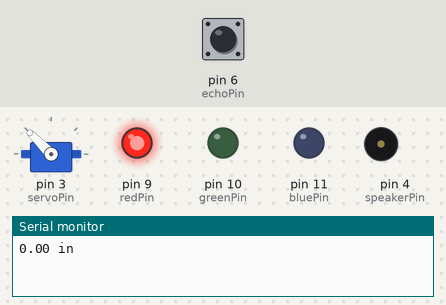
The sketch below on a simulated Arduino Uno, built with avr-gcc and run on an emulated ATmega328P. Parts: servo, output pins drawn as LEDs (lit = HIGH), buzzer (waves = sounding), the last lines printed to the serial monitor. The test bench sets the inputs (shaded band); at power-on: pin 6 (echoPin) LOW. Pins used as bus, display or sensor lines are not drawn.

Above: at 1.2 s.
1.3 s: pin 6 (echoPin) pulsed HIGH 2 times (0.12 s each, 0.3 s apart)
At 2.5 s:
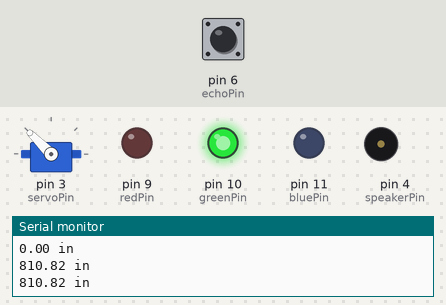
At 4.09 s:
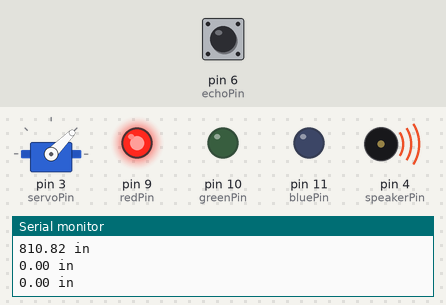
Timing chart, 0 to 10.9 s (numbered marks = the images above; inputs shaded):
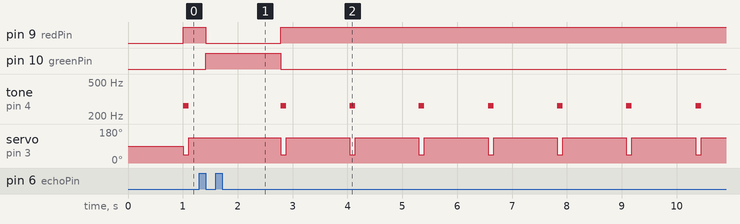

The sketch:

Circuit_3C_Motion_Alarm.ino
```cpp
#include <Servo.h>

const int trigPin = 5;
const int echoPin = 6;

int redPin = 9;
int greenPin = 10;
int bluePin = 11;

int speakerPin = 4;
int servoPin = 3;
Servo myServo;

float distance = 0;

void setup() {
  // put your setup code here, to run once:
  pinMode(redPin, OUTPUT);
  pinMode(greenPin, OUTPUT);
  pinMode(bluePin, OUTPUT);

  pinMode(trigPin, OUTPUT);
  pinMode(echoPin, INPUT);

  pinMode(speakerPin, OUTPUT);
  myServo.attach(servoPin);

  Serial.begin(9600);
}

void loop() {
  // put your main code here, to run repeatedly:
  distance = getDistance();

  Serial.print(distance);
  Serial.println(" in");

  if (distance <= 10) {
    setRed();
    tone(speakerPin, 262);
    myServo.write(45);
    delay(100);
    noTone(speakerPin);
    myServo.write(135);
    delay(100);

  } else if (distance > 10 && distance < 20) {
    setYellow();
  } else if (distance >= 20 && distance < 30) {
    setOrange();
  }
  else {
    setGreen();
  }

  delay(50);

}

void setRed() {
  analogWrite(redPin, 255);
  analogWrite(greenPin, 0);
  analogWrite(bluePin, 0);

}

void setOrange(){
  analogWrite(redPin, 255);
  analogWrite(greenPin, 255);
  analogWrite(bluePin, 0);
}
void setYellow() {
  analogWrite(redPin, 255);
  analogWrite(greenPin, 50);
  analogWrite(bluePin, 0);
}

void setGreen() {
  analogWrite(redPin, 0);
  analogWrite(greenPin, 255);
  analogWrite(bluePin, 0);
}

float getDistance() {
  float echoTime;
  float calculatedDistance;

  digitalWrite(trigPin, HIGH);
  delay(10);
  digitalWrite(trigPin, LOW);

  echoTime = pulseIn(echoPin, HIGH);

  calculatedDistance = echoTime / 148.0;

  return calculatedDistance;
}
```

Measured:
- after the input at 1.3 s, pin 9 (redPin): HIGH → LOW after 0.12 s, → HIGH 1.4 s later; pin 10 (greenPin): LOW → HIGH after 0.12 s, → LOW 1.4 s later
- by itself, tone on pin 4 (speakerPin): alternates 262 Hz for 0.10 s and silent for 1.2 s
- by itself, servo on pin 3 (servoPin): alternates 135° for 1.2 s and 45° for 0.10 s
